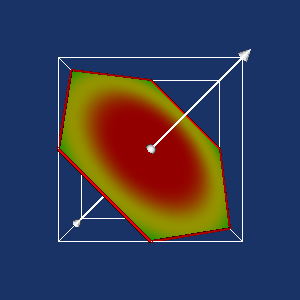

The Python source for this figure:
#!/usr/bin/env python
# Demonstrate vtkImplicitPlaneWidget2 with vtkFlyingEdgesPlaneCutter on sampled sphere data.

import vtkmodules.vtkInteractionStyle  # noqa: F401
import vtkmodules.vtkRenderingFreeType  # noqa: F401
import vtkmodules.vtkRenderingOpenGL2  # noqa: F401

from vtkmodules.vtkCommonDataModel import (
    vtkPlane,
    vtkSphere,
)
from vtkmodules.vtkFiltersCore import vtkFlyingEdgesPlaneCutter
from vtkmodules.vtkImagingHybrid import vtkSampleFunction
from vtkmodules.vtkInteractionWidgets import (
    vtkImplicitPlaneRepresentation,
    vtkImplicitPlaneWidget2,
)
from vtkmodules.vtkRenderingCore import (
    vtkActor,
    vtkPolyDataMapper,
    vtkRenderWindow,
    vtkRenderWindowInteractor,
    vtkRenderer,
)

# Source: sample a sphere across a volume
sphere = vtkSphere()
sphere.SetCenter(0.0, 0.0, 0.0)
sphere.SetRadius(0.25)

resolution = 100
sample = vtkSampleFunction()
sample.SetImplicitFunction(sphere)
sample.SetModelBounds(-0.5, 0.5, -0.5, 0.5, -0.5, 0.5)
sample.SetSampleDimensions(resolution, resolution, resolution)
sample.SetOutputScalarTypeToFloat()
sample.Update()

# Define the cut plane
plane = vtkPlane()
plane.SetOrigin(0, 0, 0)
plane.SetNormal(1, 1, 1)

# Filter
cutter = vtkFlyingEdgesPlaneCutter()
cutter.SetInputConnection(sample.GetOutputPort())
cutter.SetPlane(plane)
cutter.ComputeNormalsOff()

# Mapper + Actor
cutter_mapper = vtkPolyDataMapper()
cutter_mapper.SetInputConnection(cutter.GetOutputPort())

cutter_actor = vtkActor()
cutter_actor.SetMapper(cutter_mapper)
cutter_actor.GetProperty().SetColor(1, 1, 1)
cutter_actor.GetProperty().SetOpacity(1)

# Renderer
renderer = vtkRenderer()
renderer.AddActor(cutter_actor)
renderer.SetBackground(0.1, 0.2, 0.4)

# Render window
render_window = vtkRenderWindow()
render_window.AddRenderer(renderer)
render_window.SetWindowName("plane cutter")
render_window.SetMultiSamples(0)
render_window.SetSize(300, 300)

# Interactor
interactor = vtkRenderWindowInteractor()
interactor.SetRenderWindow(render_window)


# Callback to update the plane from widget interaction
def move_plane(widget, event_string):
    plane_rep.GetPlane(plane)


# Widget
plane_rep = vtkImplicitPlaneRepresentation()
plane_rep.SetPlaceFactor(1.0)
plane_rep.PlaceWidget(sample.GetOutput().GetBounds())
plane_rep.DrawPlaneOff()
plane_rep.SetPlane(plane)

plane_widget = vtkImplicitPlaneWidget2()
plane_widget.SetInteractor(interactor)
plane_widget.SetRepresentation(plane_rep)
plane_widget.AddObserver("InteractionEvent", move_plane)
plane_widget.On()

# Scene
renderer.ResetCamera()

interactor.Initialize()
interactor.Start()
